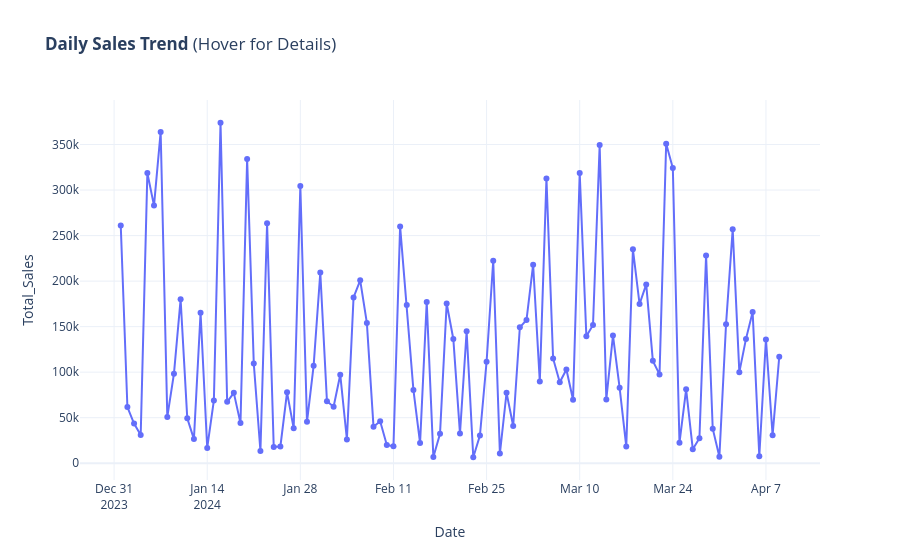
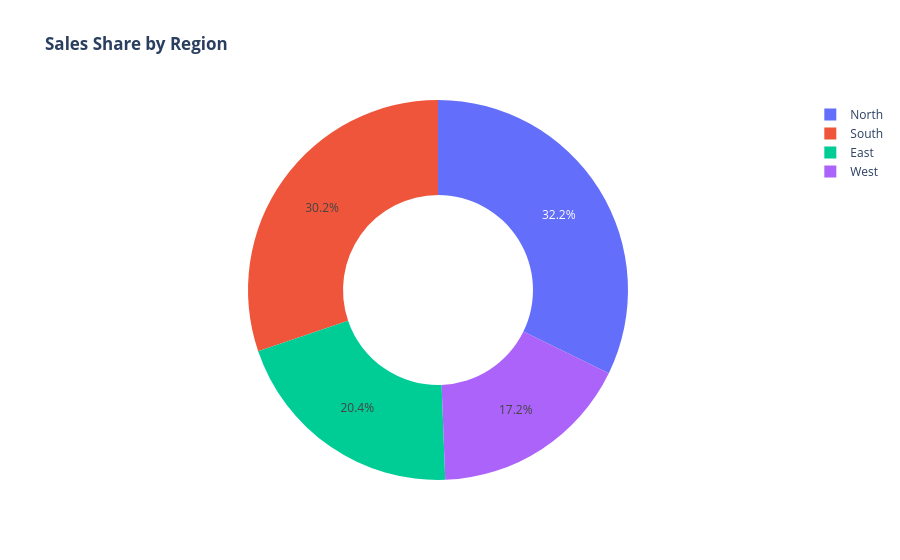

Notebook cell for these charts, in order:
### Code cell
# %% [markdown]
# # 🚀 Week 6: Interactive Sales Dashboard
# **Objective:** Analyze sales trends using Statistical (Seaborn) and Interactive (Plotly) visualizations.

# %%
import pandas as pd
import seaborn as sns
import matplotlib.pyplot as plt
import plotly.express as px

# Setup Styles
sns.set_theme(style="whitegrid", palette="pastel")
plt.rcParams['figure.figsize'] = (10, 5)

# Load Data
df = pd.read_csv('sales_data.csv')

# Data Cleaning (Fill Missing Values)
num_cols = df.select_dtypes(include=['number']).columns
df[num_cols] = df[num_cols].fillna(df[num_cols].mean())

# Convert Date
if 'Date' in df.columns:
    df['Date'] = pd.to_datetime(df['Date'])

print("✅ Data Loaded & Cleaned Successfully")

# %% [markdown]
# ## 📊 Part 1: Statistical Analysis (Seaborn)
# **Goal:** Understand data distribution and correlation.

# %%
# 1. Price Distribution (Box Plot)
plt.figure()
sns.boxplot(x='Product', y='Total_Sales', data=df)
plt.title('Sales Distribution by Product')
plt.show()

# %%
# 2. Correlation Matrix (Heatmap)
plt.figure(figsize=(8,6))
numeric_df = df.select_dtypes(include=['number'])
sns.heatmap(numeric_df.corr(), annot=True, cmap='coolwarm', fmt='.2f')
plt.title('Feature Correlation Heatmap')
plt.show()

# %% [markdown]
# ## ✨ Part 2: Interactive Dashboard (Plotly)
# **Goal:** Explore trends with hover capabilities.

# %%
# 3. Interactive Sales Trend
if 'Date' in df.columns:
    daily_sales = df.groupby('Date')['Total_Sales'].sum().reset_index()
    fig = px.line(daily_sales, x='Date', y='Total_Sales', markers=True, 
                  title='<b>Daily Sales Trend</b> (Hover for Details)', template='plotly_white')
    fig.show()

# %%
# 4. Interactive Regional Split
if 'Region' in df.columns:
    fig = px.pie(df, names='Region', values='Total_Sales', hole=0.5,
                 title='<b>Sales Share by Region</b>')
    fig.show()
